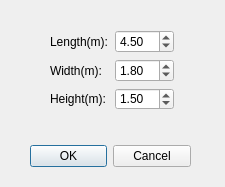
<?xml version="1.0" encoding="UTF-8"?>
<ui version="4.0">
 <class>Dialog</class>
 <widget class="QDialog" name="Dialog">
  <property name="geometry">
   <rect>
    <x>0</x>
    <y>0</y>
    <width>225</width>
    <height>187</height>
   </rect>
  </property>
  <property name="windowTitle">
   <string>Config Vehicle Size</string>
  </property>
  <widget class="QDialogButtonBox" name="buttonBox">
   <property name="geometry">
    <rect>
     <x>30</x>
     <y>140</y>
     <width>161</width>
     <height>32</height>
    </rect>
   </property>
   <property name="orientation">
    <enum>Qt::Horizontal</enum>
   </property>
   <property name="standardButtons">
    <set>QDialogButtonBox::Cancel|QDialogButtonBox::Ok</set>
   </property>
  </widget>
  <widget class="QWidget" name="layoutWidget">
   <property name="geometry">
    <rect>
     <x>50</x>
     <y>30</y>
     <width>124</width>
     <height>80</height>
    </rect>
   </property>
   <layout class="QGridLayout" name="gridLayout">
    <item row="0" column="0">
     <layout class="QHBoxLayout" name="horizontalLayout">
      <item>
       <widget class="QLabel" name="label_l">
        <property name="text">
         <string>Length(m):</string>
        </property>
       </widget>
      </item>
      <item>
       <widget class="QDoubleSpinBox" name="doubleSpinBox_l">
        <property name="singleStep">
         <double>0.010000000000000</double>
        </property>
        <property name="value">
         <double>4.500000000000000</double>
        </property>
       </widget>
      </item>
     </layout>
    </item>
    <item row="1" column="0">
     <layout class="QHBoxLayout" name="horizontalLayout_2">
      <item>
       <widget class="QLabel" name="label_w">
        <property name="text">
         <string>Width(m):</string>
        </property>
       </widget>
      </item>
      <item>
       <widget class="QDoubleSpinBox" name="doubleSpinBox_w">
        <property name="singleStep">
         <double>0.010000000000000</double>
        </property>
        <property name="value">
         <double>1.800000000000000</double>
        </property>
       </widget>
      </item>
     </layout>
    </item>
    <item row="2" column="0">
     <layout class="QHBoxLayout" name="horizontalLayout_3">
      <item>
       <widget class="QLabel" name="label_h">
        <property name="text">
         <string>Height(m):</string>
        </property>
       </widget>
      </item>
      <item>
       <widget class="QDoubleSpinBox" name="doubleSpinBox_h">
        <property name="singleStep">
         <double>0.010000000000000</double>
        </property>
        <property name="value">
         <double>1.500000000000000</double>
        </property>
       </widget>
      </item>
     </layout>
    </item>
   </layout>
  </widget>
 </widget>
 <resources/>
 <connections>
  <connection>
   <sender>buttonBox</sender>
   <signal>accepted()</signal>
   <receiver>Dialog</receiver>
   <slot>accept()</slot>
   <hints>
    <hint type="sourcelabel">
     <x>248</x>
     <y>254</y>
    </hint>
    <hint type="destinationlabel">
     <x>157</x>
     <y>274</y>
    </hint>
   </hints>
  </connection>
  <connection>
   <sender>buttonBox</sender>
   <signal>rejected()</signal>
   <receiver>Dialog</receiver>
   <slot>reject()</slot>
   <hints>
    <hint type="sourcelabel">
     <x>316</x>
     <y>260</y>
    </hint>
    <hint type="destinationlabel">
     <x>286</x>
     <y>274</y>
    </hint>
   </hints>
  </connection>
 </connections>
</ui>
